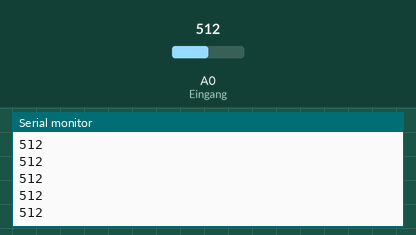
A sketch run on a simulated Arduino Uno, built with avr-gcc and run on an emulated ATmega328P. On the bench: the last lines printed to the serial monitor. The inputs (shaded band) are chosen by the test bench; at power-on: A0 (Eingang) = 512.

Above: at 1.2 s.
1.3 s: A0 (Eingang) set to 716
At 2.1 s:
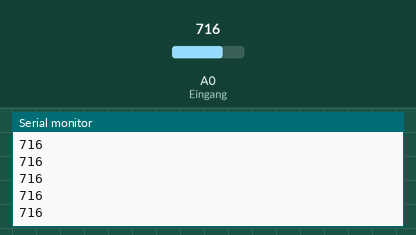
2.8 s: A0 (Eingang) set to 900
At 3.7 s:
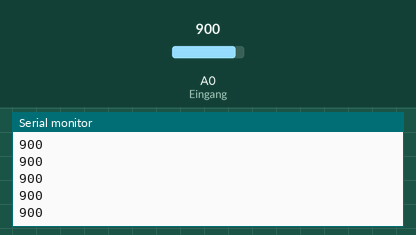
Timing chart, 0 to 5.8 s (numbered marks = the images above; inputs shaded):
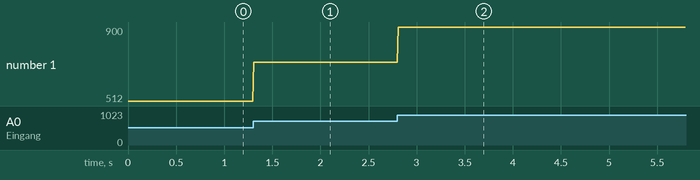

The sketch:

Marvelmind_measure.ino
```cpp
#define Eingang A0


void setup()
{
  pinMode(Eingang, INPUT);
  Serial.begin (9600);

}

void loop() {
  int x = 0;

  x = analogRead(A0);

  Serial.println(x);

  delay(10);

}
```

Measured:
- after the input at 1.3 s, the serial monitor: prints a new line at once (image 1)
- after the input at 2.8 s, the serial monitor: prints a new line at once (image 2)
- plotted number 1: 512 → 716 after the input at 1.3 s, 716 → 900 after the input at 2.8 s
